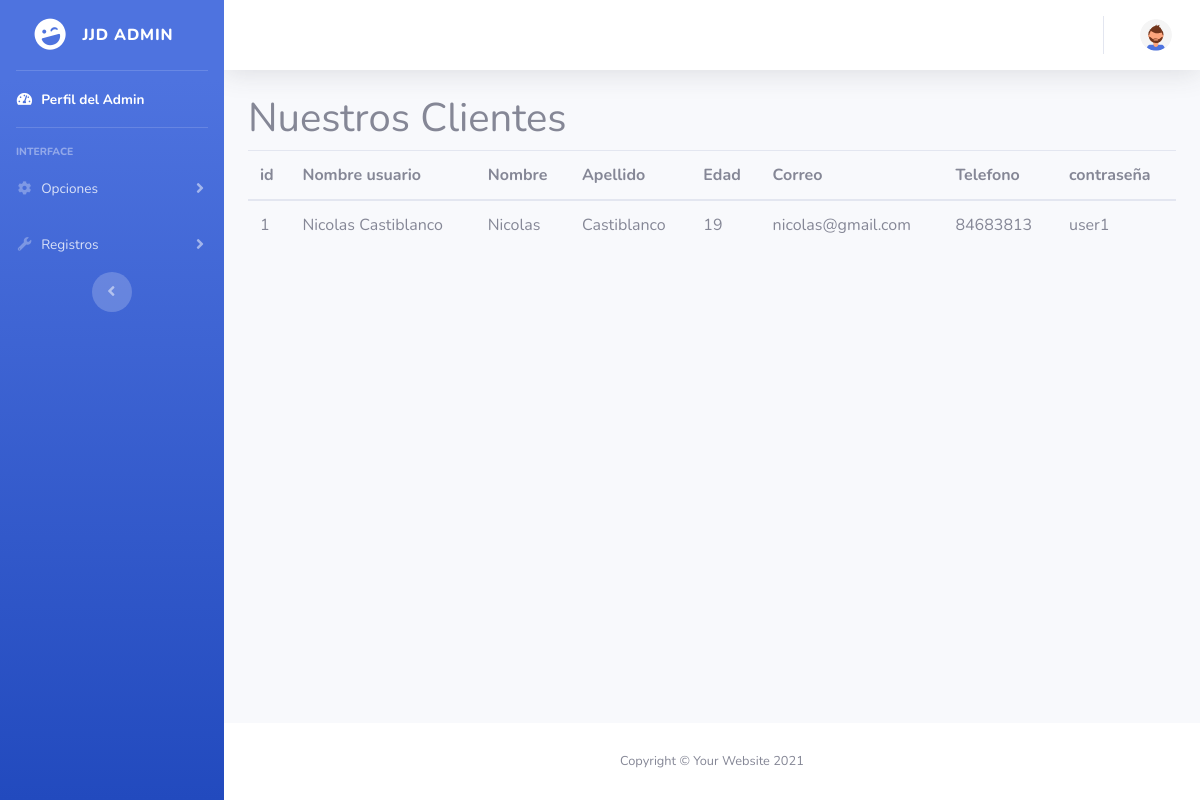
Page /Admin/Clientes.php (signed in) on the earlier database version.
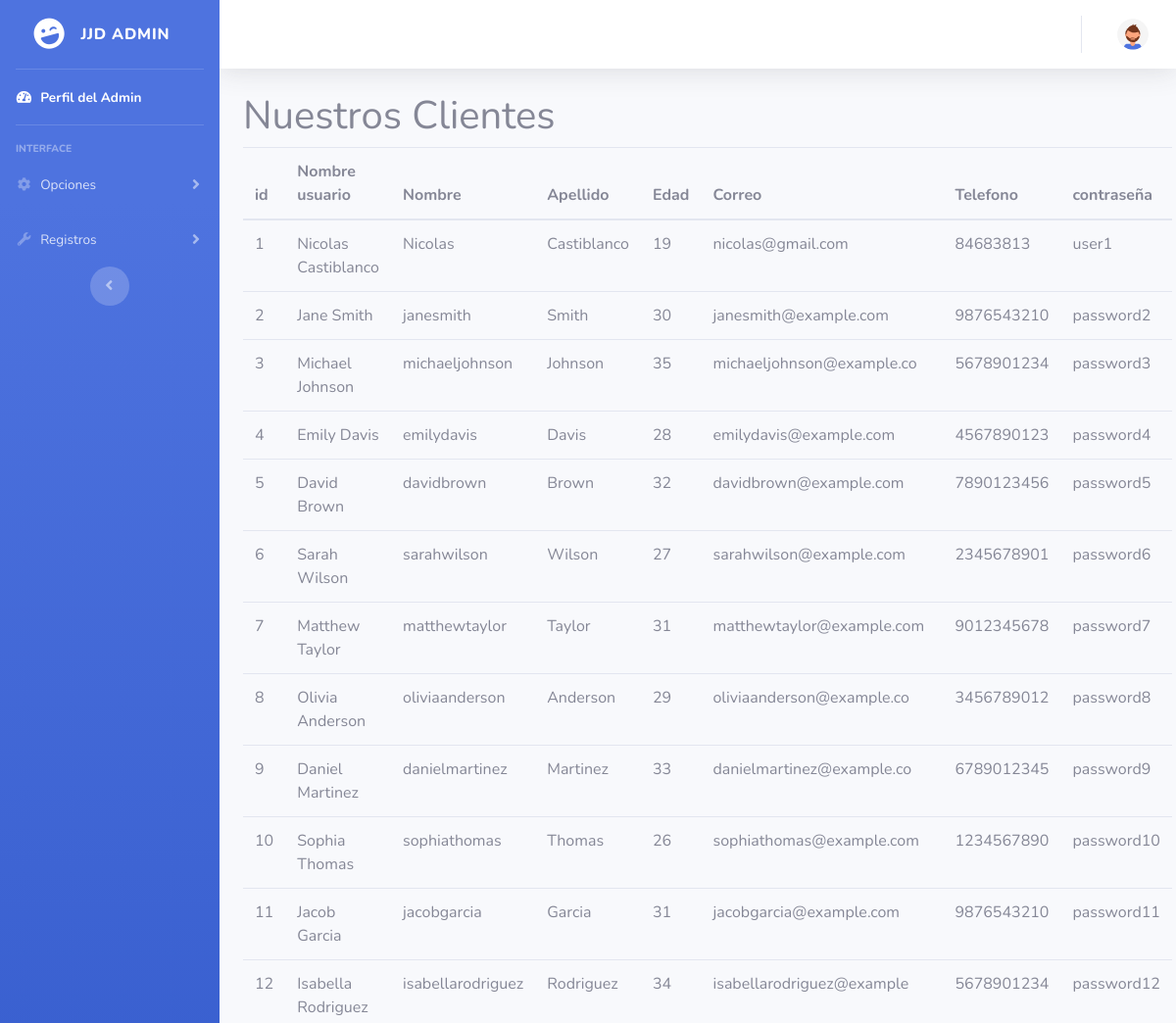
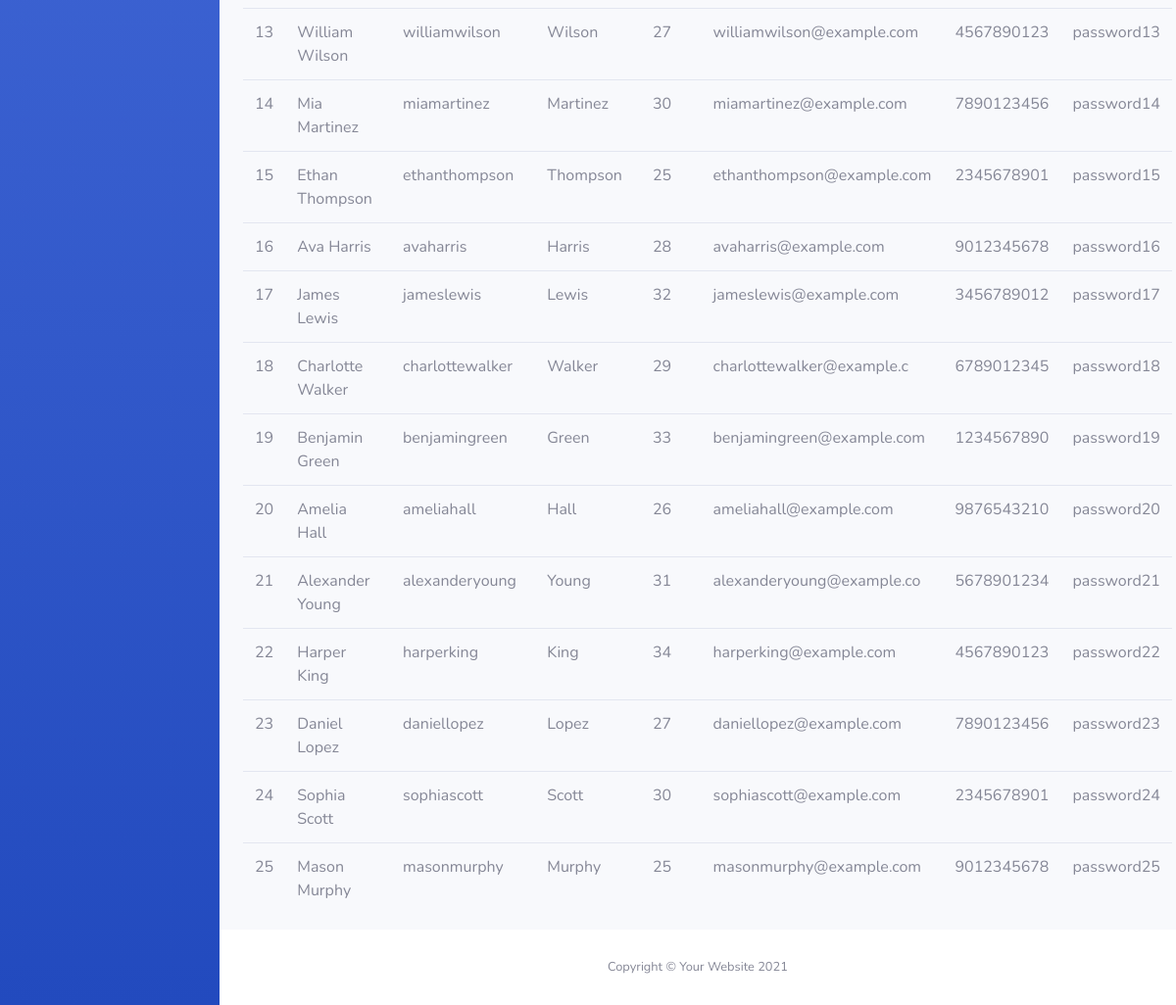
Same page on the later database version (2 pictures, top to bottom).
### tables this page shows
CREATE TABLE `usuarios` (
  `id` int(11) NOT NULL,
  `Nombre` varchar(35) NOT NULL,
  `nombre_usu` varchar(25) NOT NULL,
  `apellido_usu` varchar(25) NOT NULL,
  `edad` int(11) NOT NULL,
  `correo` varchar(25) NOT NULL,
  `Telefono` bigint(20) NOT NULL,
  `contraseña` varchar(200) NOT NULL
);

### Admin/Clientes.php (the view, shortened to what this page needs)
<?php require_once "vistas/parte_superior.php" ?>
  <div class="container">
    <h1>Nuestros Clientes</h1>
    <table class="table table-responsive-sm">
    <thead>
        <tr>
        <th scope="col">id</th>
        <th scope="col">Nombre usuario</th>
        <th scope="col">Nombre</th>
        <th scope="col">Apellido</th>
        <th scope="col">Edad</th>
        <th scope="col">Correo</th>
        <th scope="col">Telefono</th>
        <th scope="col">contraseña</th>
        </tr>
    </thead>
    <tbody>
    <?php
    $conexion = mysqli_connect("localhost","root","","jjd-food");
    $consulta = "SELECT * FROM `usuarios`";
    $resultado = mysqli_query($conexion, $consulta);
    while ($Rows = mysqli_fetch_array($resultado)) {
    echo "<tr>";
    echo "<td>$Rows[0]</td>";
    echo "<td>$Rows[1]</td>";
    echo "<td>$Rows[2]</td>";
    echo "<td>$Rows[3]</td>";
    echo "<td>$Rows[4]</td>";
    echo "<td>$Rows[5]</td>";
    echo "<td>$Rows[6]</td>";
    echo "<td>$Rows[7]</td>";
    echo "</tr>";
    }
      ?>
    </tbody>
    </table>
  </div>
<?php require_once "vistas/parte_inferior.php" ?>

### Admin/vistas/parte_superior.php (shortened to what this page needs)
<!DOCTYPE html>
<html lang="en">
<head>
    <link rel="stylesheet" href="https://cdn.jsdelivr.net/npm/bootstrap@4.3.1/dist/css/bootstrap.min.css">
    <link href="vendor/fontawesome-free/css/all.min.css" rel="stylesheet" type="text/css">
    <link href="css/sb-admin-2.min.css" rel="stylesheet">
</head>
<body id="page-top">
    <div id="wrapper">
        <ul class="navbar-nav bg-gradient-primary sidebar sidebar-dark accordion" id="accordionSidebar">
            <a class="sidebar-brand d-flex align-items-center justify-content-center" href="../Admin/Admin.php">
                <div class="sidebar-brand-icon rotate-n-15">
                    <i class="fas fa-laugh-wink"></i>
                </div>
                <div class="sidebar-brand-text mx-3">JJD Admin</div>
            </a>
            <hr class="sidebar-divider my-0">
            <li class="nav-item active">
                <a class="nav-link" href="../Admin/Admin.php">
                    <i class="fas fa-fw fa-tachometer-alt"></i>
                    <span>Perfil del Admin</span></a>
            </li>
            <hr class="sidebar-divider">
            <div class="sidebar-heading">
                Interface
            </div>
            <li class="nav-item">
                <a class="nav-link collapsed" href="#" data-toggle="collapse" data-target="#collapseTwo"
                    aria-expanded="true" aria-controls="collapseTwo">
                    <i class="fas fa-fw fa-cog"></i>
                    <span>Opciones</span>
                </a>
            </li>
            <li class="nav-item">
                <a class="nav-link collapsed" href="#" data-toggle="collapse" data-target="#collapseUtilities"
                    aria-expanded="true" aria-controls="collapseUtilities">
                    <i class="fas fa-fw fa-wrench"></i>
                    <span>Registros</span>
                </a>
            </li>
            <div class="text-center d-none d-md-inline">
                <button class="rounded-circle border-0" id="sidebarToggle"></button>
            </div>
        </ul>
        <div id="content-wrapper" class="d-flex flex-column">
            <div id="content">
                <nav class="navbar navbar-expand navbar-light bg-white topbar mb-4 static-top shadow">
                    <ul class="navbar-nav ml-auto">
                        <li class="nav-item dropdown no-arrow">
                            <a class="nav-link dropdown-toggle" href="#" id="userDropdown" role="button"
                                data-toggle="dropdown" aria-haspopup="true" aria-expanded="false">
                                <img class="img-profile rounded-circle"
                                    src="img/undraw_profile_2.svg">
                            </a>
                        </li>
                    </ul>
                </nav>

### Admin/vistas/parte_inferior.php (shortened to what this page needs)
            </div>
            <footer class="sticky-footer bg-white">
                <div class="container my-auto">
                    <div class="copyright text-center my-auto">
                        <span>Copyright &copy; Your Website 2021</span>
                    </div>
                </div>
            </footer>
        </div>
    </div>
</body>
</html>

Differences in the rows shown:
added usuarios: id "2", Nombre "Jane Smith", nombre_usu "janesmith", apellido_usu "Smith", edad "30", correo "janesmith@example.com", Telefono "9876543210", contraseña "password2"
added usuarios: id "3", Nombre "Michael Johnson", nombre_usu "michaeljohnson", apellido_usu "Johnson", edad "35", correo "michaeljohnson@example.co", Telefono "5678901234", contraseña "password3"
added usuarios: id "4", Nombre "Emily Davis", nombre_usu "emilydavis", apellido_usu "Davis", edad "28", correo "emilydavis@example.com", Telefono "4567890123", contraseña "password4"
added usuarios: id "5", Nombre "David Brown", nombre_usu "davidbrown", apellido_usu "Brown", edad "32", correo "davidbrown@example.com", Telefono "7890123456", contraseña "password5"
added usuarios: id "6", Nombre "Sarah Wilson", nombre_usu "sarahwilson", apellido_usu "Wilson", edad "27", correo "sarahwilson@example.com", Telefono "2345678901", contraseña "password6"
added usuarios: id "7", Nombre "Matthew Taylor", nombre_usu "matthewtaylor", apellido_usu "Taylor", edad "31", correo "matthewtaylor@example.com", Telefono "9012345678", contraseña "password7"
added usuarios: id "8", Nombre "Olivia Anderson", nombre_usu "oliviaanderson", apellido_usu "Anderson", edad "29", correo "oliviaanderson@example.co", Telefono "3456789012", contraseña "password8"
added usuarios: id "9", Nombre "Daniel Martinez", nombre_usu "danielmartinez", apellido_usu "Martinez", edad "33", correo "danielmartinez@example.co", Telefono "6789012345", contraseña "password9"
added usuarios: id "10", Nombre "Sophia Thomas", nombre_usu "sophiathomas", apellido_usu "Thomas", edad "26", correo "sophiathomas@example.com", Telefono "1234567890", contraseña "password10"
added usuarios: id "11", Nombre "Jacob Garcia", nombre_usu "jacobgarcia", apellido_usu "Garcia", edad "31", correo "jacobgarcia@example.com", Telefono "9876543210", contraseña "password11"
added usuarios: id "12", Nombre "Isabella Rodriguez", nombre_usu "isabellarodriguez", apellido_usu "Rodriguez", edad "34", correo "isabellarodriguez@example", Telefono "5678901234", contraseña "password12"
added usuarios: id "13", Nombre "William Wilson", nombre_usu "williamwilson", apellido_usu "Wilson", edad "27", correo "williamwilson@example.com", Telefono "4567890123", contraseña "password13"
added usuarios: id "14", Nombre "Mia Martinez", nombre_usu "miamartinez", apellido_usu "Martinez", edad "30", correo "miamartinez@example.com", Telefono "7890123456", contraseña "password14"
added usuarios: id "15", Nombre "Ethan Thompson", nombre_usu "ethanthompson", apellido_usu "Thompson", edad "25", correo "ethanthompson@example.com", Telefono "2345678901", contraseña "password15"
added usuarios: id "16", Nombre "Ava Harris", nombre_usu "avaharris", apellido_usu "Harris", edad "28", correo "avaharris@example.com", Telefono "9012345678", contraseña "password16"
added usuarios: id "17", Nombre "James Lewis", nombre_usu "jameslewis", apellido_usu "Lewis", edad "32", correo "jameslewis@example.com", Telefono "3456789012", contraseña "password17"
added usuarios: id "18", Nombre "Charlotte Walker", nombre_usu "charlottewalker", apellido_usu "Walker", edad "29", correo "charlottewalker@example.c", Telefono "6789012345", contraseña "password18"
added usuarios: id "19", Nombre "Benjamin Green", nombre_usu "benjamingreen", apellido_usu "Green", edad "33", correo "benjamingreen@example.com", Telefono "1234567890", contraseña "password19"
added usuarios: id "20", Nombre "Amelia Hall", nombre_usu "ameliahall", apellido_usu "Hall", edad "26", correo "ameliahall@example.com", Telefono "9876543210", contraseña "password20"
added usuarios: id "21", Nombre "Alexander Young", nombre_usu "alexanderyoung", apellido_usu "Young", edad "31", correo "alexanderyoung@example.co", Telefono "5678901234", contraseña "password21"
added usuarios: id "22", Nombre "Harper King", nombre_usu "harperking", apellido_usu "King", edad "34", correo "harperking@example.com", Telefono "4567890123", contraseña "password22"
added usuarios: id "23", Nombre "Daniel Lopez", nombre_usu "daniellopez", apellido_usu "Lopez", edad "27", correo "daniellopez@example.com", Telefono "7890123456", contraseña "password23"
added usuarios: id "24", Nombre "Sophia Scott", nombre_usu "sophiascott", apellido_usu "Scott", edad "30", correo "sophiascott@example.com", Telefono "2345678901", contraseña "password24"
added usuarios: id "25", Nombre "Mason Murphy", nombre_usu "masonmurphy", apellido_usu "Murphy", edad "25", correo "masonmurphy@example.com", Telefono "9012345678", contraseña "password25"
